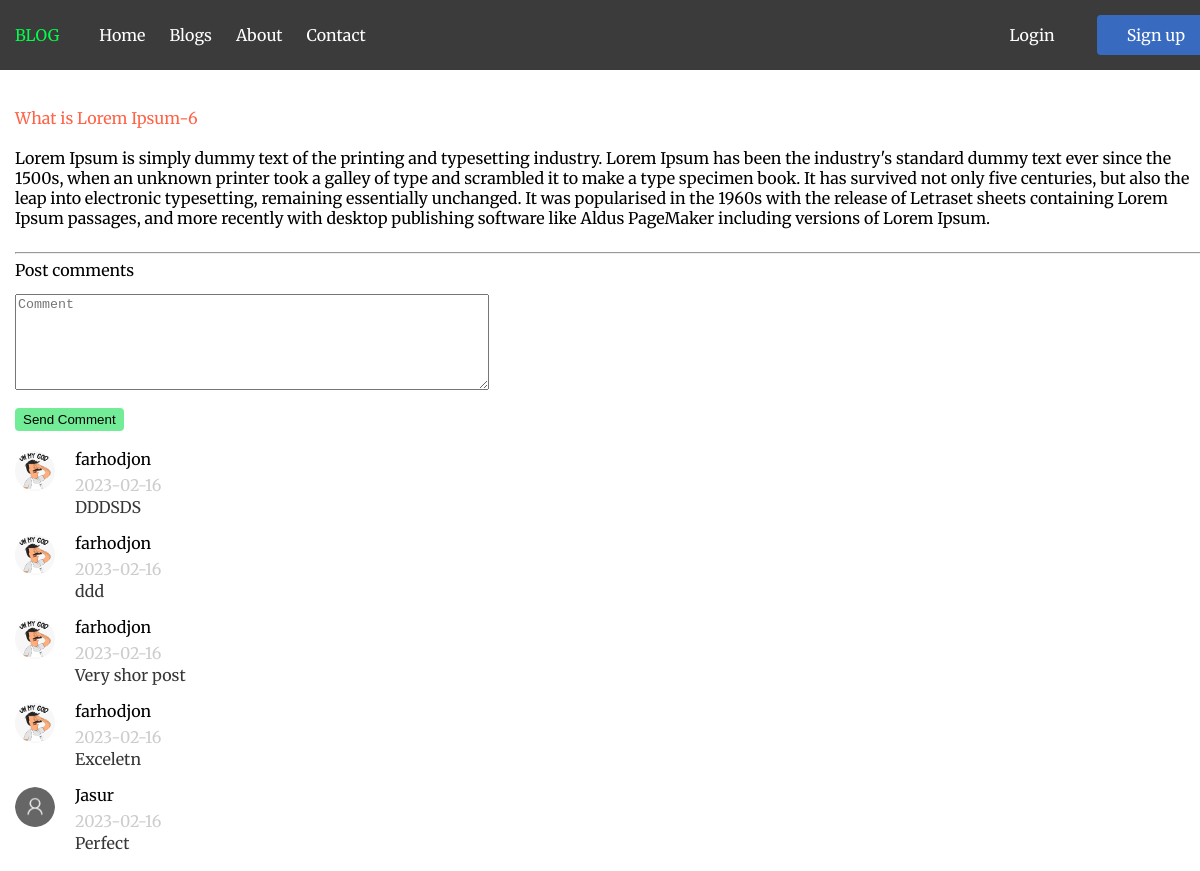
The app's page /posts/what-is-lorem-ipsum-6 with its own data.
### blog/models.py (models this page shows, shortened)
class Post(models.Model):
    title = models.CharField(max_length=200, unique=True)
    slug = models.SlugField(max_length=100)
    body = models.TextField()
    status = models.IntegerField(choices=STATUS, default=0)
    image = models.ImageField(upload_to='blogs/images')
    is_featured = models.BooleanField(default=False)
    created_at = models.DateTimeField(auto_now_add=True)
    updated_at = models.DateTimeField(auto_now=True)
    published_at = models.DateTimeField(default=timezone.now)
    author = models.ForeignKey(CustomUser, on_delete=models.CASCADE, related_name='authors_posts')
    category = models.ForeignKey(Category, on_delete=models.CASCADE, related_name='categories')
    tags = models.ManyToManyField(PostTag, blank=True, related_name='tags')
    class Meta:
        ordering = ['-created_at']

class PostReview(models.Model):
    user = models.ForeignKey(CustomUser, on_delete = models.CASCADE, related_name='comments')
    post = models.ForeignKey(Post, on_delete=models.CASCADE, related_name='comments')
    comment = models.TextField()
    created_at = models.DateTimeField(auto_now_add=True)

### users/models.py (models this page shows)
class CustomUser(AbstractUser):
    image = models.ImageField(default='default.png', upload_to='profile/images')

### blog/views.py (the view)
# urls.py: path('posts/<slug:slug>', PostDetailView.as_view(), name='post_detail'),
class PostDetailView(View):
    def get(self, request, slug):
        post = Post.objects.get(slug=slug)
        comments = post.comments.all().order_by('-created_at')
        review_form = PostReviewForm()
        context = {
            'post': post,
            'comments': comments,
            'form': review_form
        }
        return render(request, 'blog/post_detail.html', context=context)

### blog/forms.py
class PostReviewForm(forms.ModelForm):
    class Meta:
        model = PostReview
        fields = ['comment']
        widgets={"comment":forms.Textarea(attrs={'placeholder':'Comment','name':'comment','class':'comment-text'}),}

### blog/templates/blog/post_detail.html (shortened to what this page needs)
{% extends 'base.html' %}
{% load static %}
{%block css_files%}
    <link rel="stylesheet" href="{% static 'blog/post_detail.css' %}">
    <link rel="stylesheet" href="https://cdnjs.cloudflare.com/ajax/libs/font-awesome/6.3.0/css/all.min.css" />
{%endblock%}
{%block content%}
<div class="container">
    <div class="blog">
        <h2 class="blog__title">{{post.title}}</h2>
        <p class="blog__text">{{post.body}}</p>
    </div>
    <br>
    <hr>
    <h4>Post comments</h4>
    <br>
    <form method="POST" action="{% url 'blog:reviews' post.slug %}">
        {{form.comment}}
        <br>
        <br>
        <button class="comment-btn" type="submit">Send Comment</button>
    </form>
    <div class="comments">
        {% for comment in comments %}
            <div class="comment">
                <img class="comment-img" src="{{comment.user.image.url}}" alt="">
                <div class="comment-info">
                    <div class="comment-group">
                        <h4 class="comment-author">{{comment.user.username}}</h4>
                    </div>
                    <p class="comment-time">{{comment.created_at|date:'Y-m-d'}}</p>
                    <p class="comment-body">{{comment.comment}}</p>
                </div>
            </div>
        {%endfor%}
    </div>
</div>
{%endblock%}

### templates/base.html (shortened to what this page needs)
{% load static %}
<!DOCTYPE html>
<html>
<link rel="stylesheet" href="{% static 'css/reset.css' %}">
<link rel="stylesheet" href="{% static 'css/base.css' %}">
    {%block css_files%}
    {%endblock%}
<body>
    <header class="header">
        <nav class="nav">
            <div class="nav-left">
                <a class="logo_link" href="{% url 'blog:home' %}">Blog</a>
                <ul class="menu-list">
                    <li class="menu-list__item">
                        <a class="menu-list__link" href="{% url 'blog:home' %}" >
                            Home
                        </a>
                    </li>
                    <li class="menu-list__item">
                        <a class="menu-list__link" href="{% url 'blog:all-posts' %}">
                            Blogs
                        </a>
                    </li>
                    <li class="menu-list__item">
                        <a class="menu-list__link">
                            About
                        </a>
                    </li>
                    <li class="menu-list__item">
                        <a class="menu-list__link" href="#">
                            Contact
                        </a>
                    </li>
                </ul>
            </div>
            <div class="nav-right">
                {% if request.user.is_authenticated %}
                    {% comment %} <a href="{% url 'users:logout' %}">Logout</a> {% endcomment %}
                    <img class="user-image" src="{{user.image.url}}" alt=""  onclick="toggleMenu();">
                {% else %}
                    <a class="login" href="{% url 'users:login' %}">
                        Login
                    </a>
                    <a class="signup" href="{% url 'users:register' %}">
                        Sign up
                    </a>
                {% endif %}
            </div>
        </nav>
    </header>
    {%block content%}
    {%endblock%}
</body>
</html>

### static/css/base.css (style rules this page uses)
html, body { font-family: 'Merriweather', serif; margin: 0; }
.container { width: 1200px; margin: 40px auto 0 auto; padding: 0 15px; }
.header { padding: 15px; background-color: rgb(60, 59, 59); }
.nav { display: flex; justify-content: space-between; align-items: center; width: 1200px; margin: 0 auto; position: relative; }
.nav-left { display: flex; gap: 0 40px; }
.logo_link { text-transform: uppercase; text-decoration: none; color: rgb(0, 255, 72); }
.menu-list { display: flex; gap: 0 24px; padding: 0; margin: 0; list-style: none; }
.menu-list__link { text-decoration: none; cursor: pointer; color: #fff; }
.nav-right { display: flex; gap: 0 12px; }
.nav-right a { display: inline-block; color: #ffff; padding: 12px 30px; text-decoration: none; }
.signup { background-color: #386BC0; border-radius: 4px; }

### blog/static/blog/post_detail.css (style rules this page uses)
.blog__title { color: tomato; margin-bottom: 22px; }
.blog__text { line-height: normal; }
.comments { margin-top: 20px; }
.comment { display: flex; margin-bottom: 20px; }
.comment-img { width: 40px; height: 40px; border-radius: 50%; }
.comment-info { margin-left: 20px; }
.comment-author { margin-bottom: 4px; }
.comment-time { margin: 6px 0; color: #ccc; }
.comment-body { color: #383737; }
.comment-text { width: 39%; height: 90px; min-height: 80px; }
.comment-btn { padding: 4px 8px; background-color: rgb(115, 236, 152); border: none; border-radius: 4px; }
.comment-group { display: flex; gap: 0 10px; }

### records on screen
Post: title "What is Lorem Ipsum-6", body "Lorem Ipsum is simply dummy text of the printing and typesetting industry. Lorem Ipsum has been the industry's standard dummy text ever since the 1500s, when an unknown printer took a galley of type and scrambled it to make a type specimen book. It has survived not only five centuries, but also the leap into electronic typesetting, remaining essentially unchanged. It was popularised in the 1960s with the release of Letraset sheets containing Lorem Ipsum passages, and more recently with desktop publishing software like Aldus PageMaker including versions of Lorem Ipsum."
PostReview: user.image (picture), user.username "farhodjon", created_at "2023-02-16", comment "DDDSDS"
PostReview: user.image (picture), user.username "farhodjon", created_at "2023-02-16", comment "ddd"
PostReview: user.image (picture), user.username "farhodjon", created_at "2023-02-16", comment "Very shor post"
PostReview: user.image (picture), user.username "farhodjon", created_at "2023-02-16", comment "Exceletn"
PostReview: user.image (placeholder picture), user.username "Jasur", created_at "2023-02-16", comment "Perfect"
